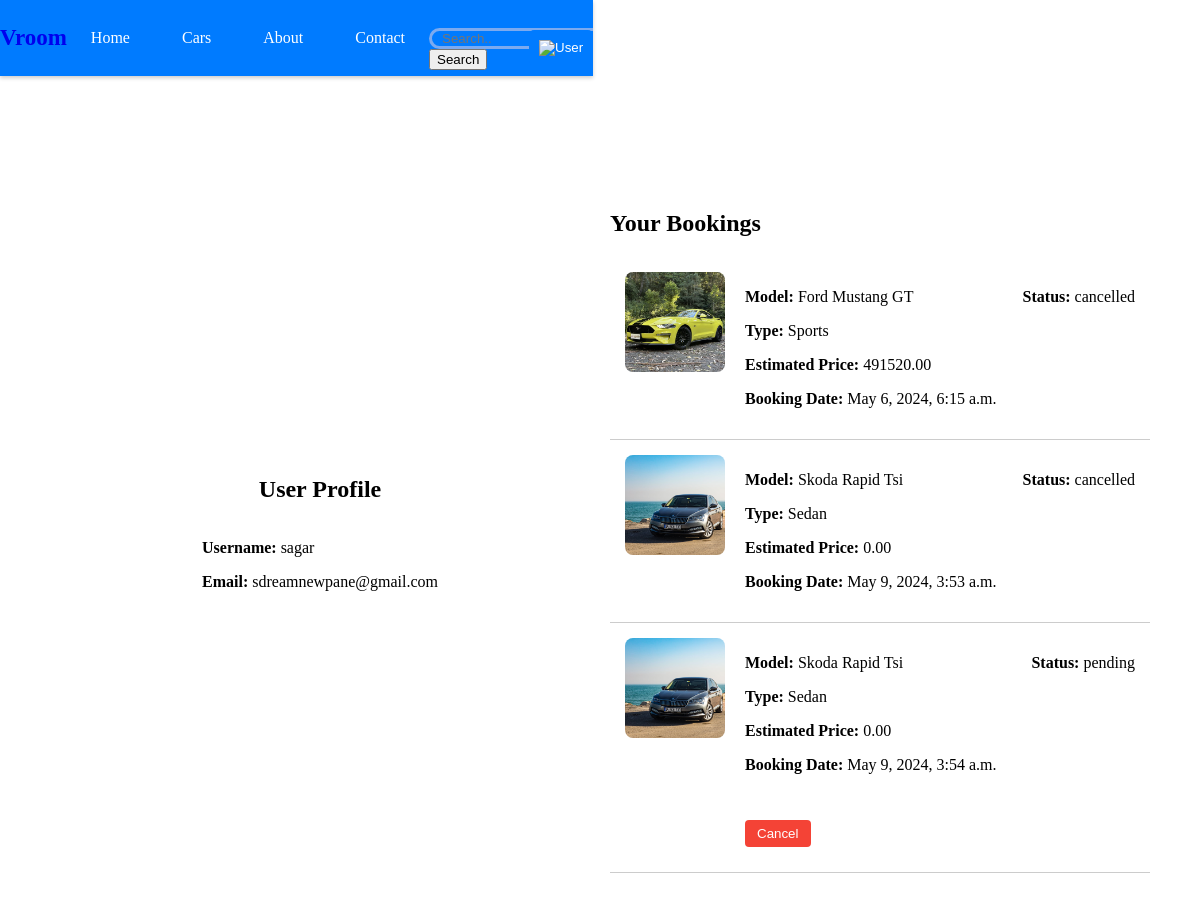
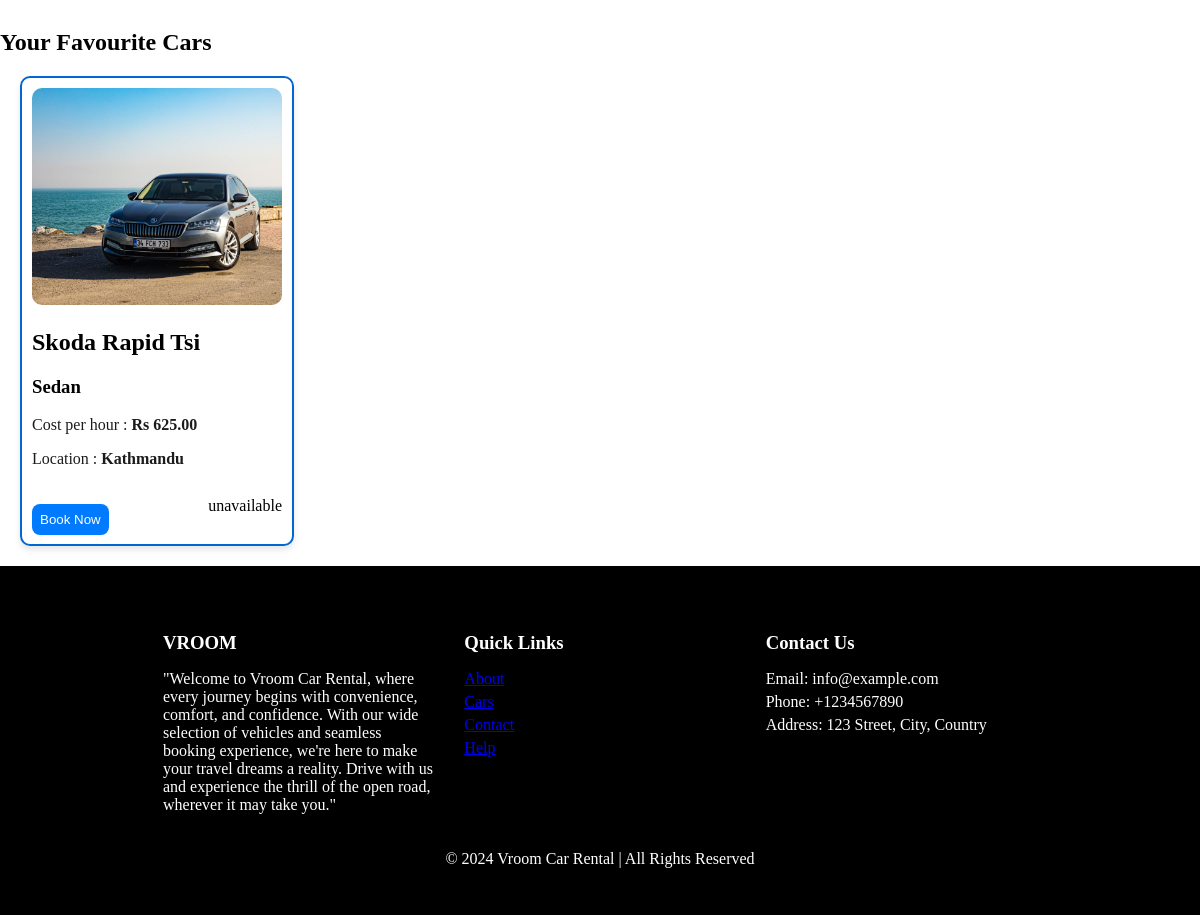
Page /cars/view_bookings/ (signed in) on the committed database (2 pictures, top to bottom).
### accounts/models.py (models this page shows, shortened)
class CustomUser(AbstractUser):
    email = models.EmailField(unique=True)
    USERNAME_FIELD = 'email'
    REQUIRED_FIELDS = ('username',)

class Favourite(models.Model):
    user = models.ForeignKey('accounts.CustomUser', on_delete=models.CASCADE)
    car = models.ForeignKey('booking.Car', on_delete=models.CASCADE)
    class Meta:
        unique_together = ('user', 'car')

### booking/models.py (models this page shows, shortened)
class Booking(models.Model):
    STATUS_CHOICES = [
        ('pending', 'Pending'),
        ('accepted', 'Accepted'),
        ('returned', 'Returned'),
        ('rejected', 'Rejected'),
        ('cancelled', 'Cancelled'),
    ]
    user = models.ForeignKey(CustomUser, on_delete=models.CASCADE)
    car = models.ForeignKey(Car, on_delete=models.CASCADE)
    booking_date = models.DateTimeField(auto_now_add=True)  # Removed auto_now_add=True
    status = models.CharField(max_length=20, choices=STATUS_CHOICES, default='pending')
    estimated_price = models.DecimalField(max_digits=10, decimal_places=2, blank=True, null=True)
    drop_off_date = models.DateTimeField(default=datetime.now)
    pick_up_date = models.DateTimeField(default=datetime.now)

class Car(models.Model):
    AVAILABILITY_CHOICES = [
        ('available', 'Available'),
        ('unavailable', 'Unavailable'),
        ('maintenance', 'Maintenance'),
    ]
    LOCATION_CHOICES = [('Kathmandu','Kathmandu'),('Pokhara','Pokhara')]
    TYPES = [('Sedan','Sedan'),('Sports','Sports'),('SUV','SUV'),('EV','EV'),('MPV','MPV')]
    car_location = models.CharField(max_length=100, choices=LOCATION_CHOICES)
    availability = models.CharField(max_length=20, choices=AVAILABILITY_CHOICES, default='available')
    image = models.ImageField(upload_to='car_images/', blank=True, null=True)
    hourly_rate = models.DecimalField(max_digits=10, decimal_places=2)
    type = models.CharField(max_length=20, choices=TYPES, default='Unknown')
    model = models.CharField(max_length=100)
    mileage = models.DecimalField(max_digits=5, decimal_places=2, default=0.0)
    transmission = models.CharField(max_length=50)
    seats = models.IntegerField(default=0)
    luggage = models.IntegerField(default=0)
    fuel = models.CharField(max_length=50)

### booking/views.py (the view)
# urls.py: path('view_bookings/', view_bookings, name='view_bookings'),
@login_required(login_url='login')
def view_bookings(request):
    bookings = Booking.objects.filter(user=request.user)
    favourites = Favourite.objects.filter(user=request.user)
    try:
        id_verification = IDVerification.objects.get(user=request.user)
        id_verification_status = id_verification.status == 'verified'
    except IDVerification.DoesNotExist:
        id_verification_status = False
    return render(request, 'userprofile.html', {'bookings': bookings, 'user': request.user, 'id_verification_status': id_verification_status, 'favourites': favourites})

### booking/context_processors.py (called while the page is built)
def new_requests(request):
    return {
        'new_booking_requests': Booking.objects.filter(status='pending').count(),
        'new_verification_requests': IDVerification.objects.filter(status='pending').count(),
    }

### templates/userprofile.html (shortened to what this page needs)
{% extends "base.html" %}
{% load static %}
{% block head %}
<link rel="stylesheet" href="{% static 'style.css' %}">
<link rel="stylesheet" href="{% static 'userprofile.css' %}">
<link rel="stylesheet" href="https://cdnjs.cloudflare.com/ajax/libs/font-awesome/6.0.0-beta3/css/all.min.css"
 />
<link rel="stylesheet" href="https://cdn.jsdelivr.net/npm/flatpickr/dist/flatpickr.min.css">
{% endblock %}
{% block content %}
<div class="user-profile-container">
    <div class="user-info-container">
        <div class="user-info">
            <h2>User Profile</h2>
            <div class="info">
                <p><strong>Username:</strong> {{user.username}}</p>
                <p><strong>Email:</strong> {{user.email}}</p>
            </div>
        </div>
    </div>
    <div class="booking-history-container">
        <div class="booking-history">
            <h2>Your Bookings</h2>
            {% for booking in bookings %}
            <div class="booking">
                <img src="{{ booking.car.image.url }}" alt="{{ booking.car.model }}" width="100" />
                <div class="details">
                    <p><strong>Model:</strong> {{ booking.car.model }}</p>
                    <p><strong>Type:</strong> {{ booking.car.type }}</p>
                    <p><strong>Estimated Price:</strong> {{ booking.estimated_price }}</p>
                    <p><strong>Booking Date:</strong> {{ booking.booking_date }}</p>
                    {% if booking.status == 'pending' %}
                    <button class="cancel-btn" data-booking-id="{{ booking.id }}">Cancel</button>
                    {% endif %}
                </div>
                <p class="status"><strong>Status:</strong> {{ booking.status }}</p>
            </div>
            {% endfor %}
        </div>
    </div>
</div>
<div class="favourite-cars-container">
    <h2>Your Favourite Cars</h2>
    {% for favourite in favourites %}
    <div class="car">
        <img src="{{ favourite.car.image.url }}" alt="{{ favourite.car.model }}" width="100" />
        <h2>{{ favourite.car.model }}</h2>
        <h3>{{ favourite.car.type }}</h3>
        <p style="color: rgb(27, 27, 27);">Cost per hour : <strong>Rs {{ favourite.car.hourly_rate }}</strong></p>
        <p style="color: rgb(27, 27, 27);">Location : <strong>{{ favourite.car.car_location }}</strong></p>
        <div style="display: flex; justify-content: space-between; align-items: center; height: 50px;">
            <a href="{% url 'bookings' favourite.car.id %}"><button type="button"
                    style="background-color: #007bff; border-radius: 8px; padding: 8px; color: white;">Book
                    Now</button></a>
            <p class="availability {{ favourite.car.availability|lower }}">{{ favourite.car.availability }}</p>
        </div>
    </div>
    {% empty %}
    <p>You have no favourite cars.</p>
    {% endfor %}
</div>
{% endblock %}

### vroom/static/style.css (style rules this page uses)
body { padding: 0; margin: 0; }
body { height: 100vh; overflow-y: auto; }
button { width: calc(100% -20px); padding: 10px; margin-top: 30px; margin-bottom: 10px; border: none; border-radius: 5px; background-color: #007bff; color: white; cursor: pointer; }
.car { width: 250px; margin: 20px; padding: 10px; border: 2px solid #0367d1; border-radius: 10px; background-color: #fff; box-shadow: 0 4px 6px rgba(0, 0, 0, 0.1); transition: transform 0.3s ease-in-out; }
.car img { width: 100%; border-radius: 10px; }
.car h3 { margin-top: 10px; text-align: left; }
.car p { margin-top: 10px; text-align: left; }

### accounts/static/userprofile.css (style rules this page uses)
.user-profile-container { display: flex; padding: 50px; margin-top: 140px; }
.user-info h2 { margin-bottom: 20px; text-align: center; }
.user-info-container { width: 50%; margin-right: 20px; display: flex; }
.user-info { width: 100%; padding: 15px; border-radius: 8px; display: flex; justify-content:center; align-items: center; flex-direction: column; }
.booking-history-container { width: 50%; display: flex; }
.booking-history { align-items: center; justify-content: center; width: 100%; }
.booking { padding: 15px; border-bottom: 1px solid #ccc; display: flex; }
.booking img { width: 100px; height: 100px; object-fit: cover; border-radius: 8px; margin-right: 20px; }
.details { flex-grow: 1; }
.cancel-btn { background-color: #f44336; color: #fff; border: none; padding: 6px 12px; border-radius: 4px; cursor: pointer; }

### rows in the picture
CustomUser: username "sagar", email "sdreamnewpane@gmail.com"
Booking: car.image (picture), car.model "Ford Mustang GT", car.type "Sports", estimated_price "491520.00", booking_date "May 6, 2024, 6:15 a.m.", status "cancelled"
Booking: car.image (picture), car.model "Skoda Rapid Tsi", car.type "Sedan", estimated_price "0.00", booking_date "May 9, 2024, 3:53 a.m.", status "cancelled"
Booking: car.image (picture), car.model "Skoda Rapid Tsi", car.type "Sedan", estimated_price "0.00", booking_date "May 9, 2024, 3:54 a.m.", status "pending"
Favourite: car.image (picture), car.model "Skoda Rapid Tsi", car.type "Sedan", car.hourly_rate "625.00", car.car_location "Kathmandu", car.availability "unavailable"
